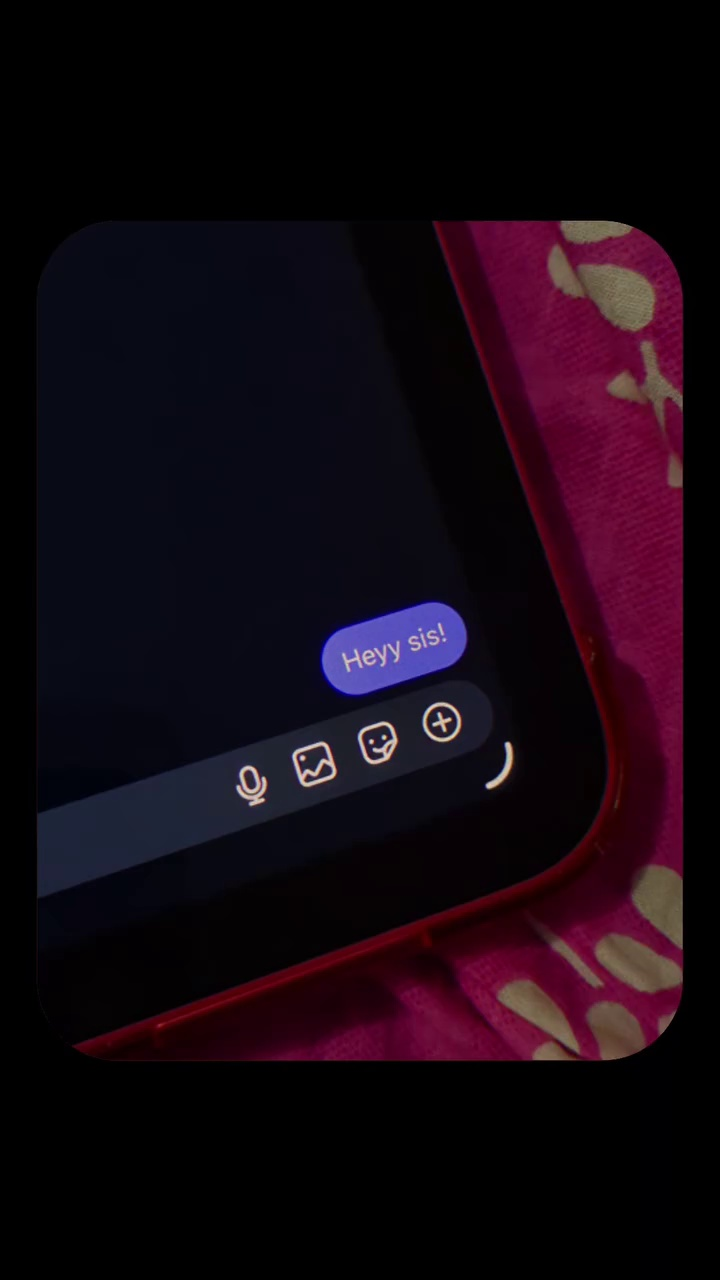
#> input picture detailed_analysis/analysis_frame_000_time_0.0s.jpg, 720 x 1280 px; its folder holds only this picture in this run
$ python comprehensive_analyzer.py
#> lines starting #> are read from the running program, lines starting #| are printed output that depends on the picture; after the words box and inside, x2 and y2 are one past the last pixel; in counts of white or black regions, pixels touching at a corner belong together
import cv2
import numpy as np
import os
from pathlib import Path

def analyze_frame_content(frame_path):
    """
    Analyze a single frame for content detection
    """
    frame = cv2.imread(frame_path)
#> frame is the input picture: shape (1280, 720, 3); mean B, G, R 16.9, 7.9, 20.4
    if frame is None:
        return None

    # Convert to different color spaces for better analysis
    gray = cv2.cvtColor(frame, cv2.COLOR_BGR2GRAY)
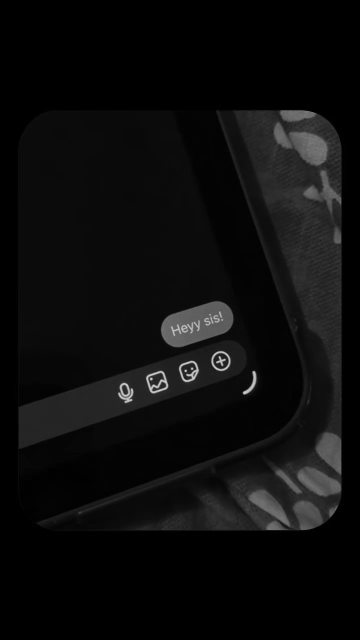
#> gray: shape (1280, 720) (shown at 1/2 size); min 0, max 216, mean 12.6
    hsv = cv2.cvtColor(frame, cv2.COLOR_BGR2HSV)
#> hsv: shape (1280, 720, 3); mean H, S, V 80.6, 106.3, 25

    # Get frame dimensions
    height, width = frame.shape[:2]

    # Detect edges
    edges = cv2.Canny(gray, 50, 150)
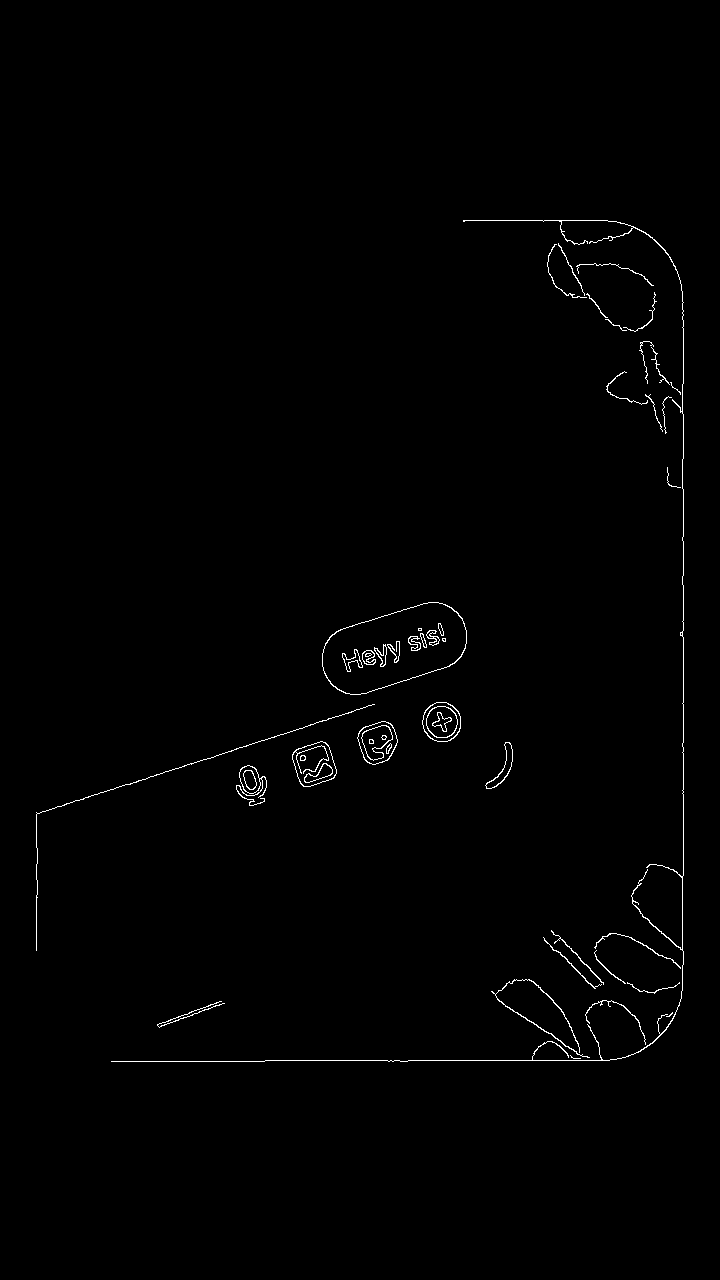
#> edges: shape (1280, 720); 0.76% white in thin lines or dots, all inside (x1, y1, x2, y2) = (36, 220, 684, 1062)

    # Detect contours
    contours, _ = cv2.findContours(edges, cv2.RETR_EXTERNAL, cv2.CHAIN_APPROX_SIMPLE)
#> contours = 31 contours, 15 with area under 20; largest, box (x1, y1, x2, y2) and area: (322, 602, 467, 695) 9096, (292, 741, 337, 787) 1441, (357, 721, 398, 765) 1260, (422, 702, 461, 742) 1194, (236, 765, 267, 806) 468

    # Analyze color distribution
    mean_color = np.mean(frame, axis=(0, 1))
#> mean_color = [16.91, 7.88, 20.41]
    dominant_colors = get_dominant_colors(frame)

    # Detect text regions (simple approach)
    text_regions = detect_text_regions(gray)

    # Detect rectangular shapes (potential UI elements)
    rectangles = detect_rectangles(contours)

    return {
        'dimensions': (width, height),
        'mean_color': mean_color,
        'dominant_colors': dominant_colors,
        'contour_count': len(contours),
        'text_regions': text_regions,
        'rectangles': rectangles,
        'edge_density': np.sum(edges > 0) / (width * height)
    }

def get_dominant_colors(frame, k=5):
    """
    Get dominant colors in the frame
    """
#> called with k = 5
    data = frame.reshape((-1, 3))
    data = np.float32(data)

    criteria = (cv2.TERM_CRITERIA_EPS + cv2.TERM_CRITERIA_MAX_ITER, 20, 1.0)
    _, labels, centers = cv2.kmeans(data, k, None, criteria, 10, cv2.KMEANS_RANDOM_CENTERS)
#> centers = [[6.99, 3.06, 3.92], [48.63, 8.02, 99.05], [73.51, 86.32, 110.1], [183.9, 107.6, 117.7], [30.24, 14.15, 42.18]]

    centers = np.uint8(centers)
#> centers = [[6, 3, 3], [48, 8, 99], [73, 86, 110], [183, 107, 117], [30, 14, 42]]
#> in analyze_frame_content, `dominant_colors = get_dominant_colors(frame)`: dominant_colors has the same summary as centers in get_dominant_colors
    return centers

def detect_text_regions(gray):
    """
    Simple text region detection
    """
    # Use morphological operations to detect text-like regions
    kernel = cv2.getStructuringElement(cv2.MORPH_RECT, (3, 3))
    dilated = cv2.dilate(gray, kernel, iterations=1)

    # Find contours that might be text
    contours, _ = cv2.findContours(dilated, cv2.RETR_EXTERNAL, cv2.CHAIN_APPROX_SIMPLE)
#> contours = 11 contours, 6 with area under 20; largest, box (x1, y1, x2, y2) and area: (27, 206, 697, 1073) 554048, (415, 1069, 433, 1073) 50, (301, 1068, 319, 1072) 34, (267, 1069, 277, 1073) 22, (249, 1069, 257, 1073) 20

    text_regions = []
    for contour in contours:
        x, y, w, h = cv2.boundingRect(contour)
        aspect_ratio = w / h
        area = cv2.contourArea(contour)

        # Text-like characteristics
        if 0.1 < aspect_ratio < 10 and area > 100:
            text_regions.append((x, y, w, h))
#> this loop made 11 passes
#> (x, y, w, h, aspect_ratio, area) on passes 3, 4, 5, 7, 11: (415, 1069, 18, 4, 4.5, 50.5), (267, 1069, 10, 4, 2.5, 22.5), (249, 1069, 8, 4, 2, 20.5), (301, 1068, 18, 4, 4.5, 34), (27, 206, 670, 867, 0.773, 554047.5)
#> after the loop, text_regions = [(27, 206, 670, 867)]

    return text_regions

def detect_rectangles(contours):
    """
    Detect rectangular shapes (potential UI elements)
    """
    rectangles = []
    for contour in contours:
        epsilon = 0.02 * cv2.arcLength(contour, True)
        approx = cv2.approxPolyDP(contour, epsilon, True)

        if len(approx) == 4:
            x, y, w, h = cv2.boundingRect(contour)
            area = cv2.contourArea(contour)
            if area > 500:  # Filter small rectangles
                rectangles.append((x, y, w, h))
#> this loop made 31 passes
#> (epsilon, approx, x, y, w, h, area) on passes 8, 15: (3.46, [[543, 937], [594, 988], [601, 984], [594, 987]], 543, 937, 59, 52, 39.5), (20.94, [[374, 704], [36, 812], [36, 950], [37, 813]], 36, 704, 339, 247, 20)
#> after the loop, rectangles = []

    return rectangles

def analyze_all_frames():
    """
    Analyze all extracted frames
    """
    detailed_frames_dir = "detailed_analysis"
    analysis_results = []

    # Get all frame files
    frame_files = [f for f in os.listdir(detailed_frames_dir) if f.endswith('.jpg')]
    frame_files.sort()

    print("=== COMPREHENSIVE FRAME ANALYSIS ===")
    print(f"Analyzing {len(frame_files)} frames...")
    print("=" * 50)

    for i, frame_file in enumerate(frame_files):
        frame_path = os.path.join(detailed_frames_dir, frame_file)

        # Extract timestamp from filename
        if 'time_' in frame_file:
            timestamp_str = frame_file.split('time_')[1].split('s.jpg')[0]
            timestamp = float(timestamp_str)
        else:
            timestamp = i * 0.5

        # Analyze frame
        analysis = analyze_frame_content(frame_path)
#> analysis = 7 items

        if analysis:
            analysis_results.append({
                'filename': frame_file,
                'timestamp': timestamp,
                'analysis': analysis
            })

            # Print significant changes
            if i > 0:
                prev_analysis = analysis_results[-2]['analysis']
                current_analysis = analysis

                # Check for significant changes
                color_change = np.linalg.norm(current_analysis['mean_color'] - prev_analysis['mean_color'])
                contour_change = abs(current_analysis['contour_count'] - prev_analysis['contour_count'])
                edge_change = abs(current_analysis['edge_density'] - prev_analysis['edge_density'])

                if color_change > 30 or contour_change > 10 or edge_change > 0.1:
                    print(f">>> SIGNIFICANT CHANGE at {timestamp:.1f}s:")
                    print(f"   File: {frame_file}")
                    print(f"   Color change: {color_change:.1f}")
                    print(f"   Contour change: {contour_change}")
                    print(f"   Edge density change: {edge_change:.3f}")
                    print(f"   Dominant colors: {current_analysis['dominant_colors'].tolist()}")
                    print(f"   Text regions: {len(current_analysis['text_regions'])}")
                    print(f"   Rectangles: {len(current_analysis['rectangles'])}")
                    print("-" * 40)

    # Generate comprehensive report
    generate_comprehensive_report(analysis_results)

    return analysis_results

def generate_comprehensive_report(analysis_results):
    """
    Generate a comprehensive analysis report
    """
    report_path = "comprehensive_analysis_report.txt"

    with open(report_path, 'w', encoding='utf-8') as f:
        f.write("=== COMPREHENSIVE VIDEO ANALYSIS REPORT ===\n\n")
        f.write(f"Total Frames Analyzed: {len(analysis_results)}\n")
        f.write(f"Video Duration: {analysis_results[-1]['timestamp']:.1f} seconds\n\n")

        f.write("FRAME-BY-FRAME ANALYSIS:\n")
        f.write("=" * 50 + "\n\n")

        for result in analysis_results:
            f.write(f"Frame: {result['filename']}\n")
            f.write(f"Time: {result['timestamp']:.1f}s\n")

            analysis = result['analysis']
            f.write(f"Dimensions: {analysis['dimensions']}\n")
            f.write(f"Mean Color (BGR): {analysis['mean_color']}\n")
            f.write(f"Dominant Colors: {analysis['dominant_colors'].tolist()}\n")
            f.write(f"Contours: {analysis['contour_count']}\n")
            f.write(f"Text Regions: {len(analysis['text_regions'])}\n")
            f.write(f"Rectangles: {len(analysis['rectangles'])}\n")
            f.write(f"Edge Density: {analysis['edge_density']:.3f}\n")
            f.write("-" * 30 + "\n\n")
#> this loop made 1 pass

        # Identify potential webpage transitions
        f.write("POTENTIAL WEBPAGE TRANSITIONS:\n")
        f.write("=" * 40 + "\n")

        transitions = []
        for i in range(1, len(analysis_results)):
            prev = analysis_results[i-1]['analysis']
            curr = analysis_results[i]['analysis']

            color_change = np.linalg.norm(curr['mean_color'] - prev['mean_color'])
            contour_change = abs(curr['contour_count'] - prev['contour_count'])
            edge_change = abs(curr['edge_density'] - prev['edge_density'])

            if color_change > 30 or contour_change > 10 or edge_change > 0.1:
                transitions.append({
                    'timestamp': analysis_results[i]['timestamp'],
                    'filename': analysis_results[i]['filename'],
                    'color_change': color_change,
                    'contour_change': contour_change,
                    'edge_change': edge_change
                })
#> this loop made 0 passes
#> after the loop, transitions = []

        for transition in transitions:
            f.write(f"Transition at {transition['timestamp']:.1f}s:\n")
            f.write(f"  File: {transition['filename']}\n")
            f.write(f"  Color change: {transition['color_change']:.1f}\n")
            f.write(f"  Contour change: {transition['contour_change']}\n")
            f.write(f"  Edge change: {transition['edge_change']:.3f}\n")
            f.write("-" * 30 + "\n")

        f.write(f"\nTotal Transitions Detected: {len(transitions)}\n")
        f.write("\nRECOMMENDATIONS:\n")
        f.write("=" * 20 + "\n")
        f.write("1. Check frames with significant changes for QR code scans\n")
        f.write("2. Look for webpage content in transition frames\n")
        f.write("3. Analyze frames with high text region counts\n")
        f.write("4. Examine frames with multiple rectangles (UI elements)\n")

    print(f"\nComprehensive report saved to: {report_path}")

if __name__ == "__main__":
    print("Starting comprehensive frame analysis...")
    results = analyze_all_frames()
#> results = 1 item
    print(f"\nAnalysis complete! Check 'comprehensive_analysis_report.txt' for detailed results.")

$ run again, on detailed_analysis/analysis_frame_120_time_4.0s.jpg
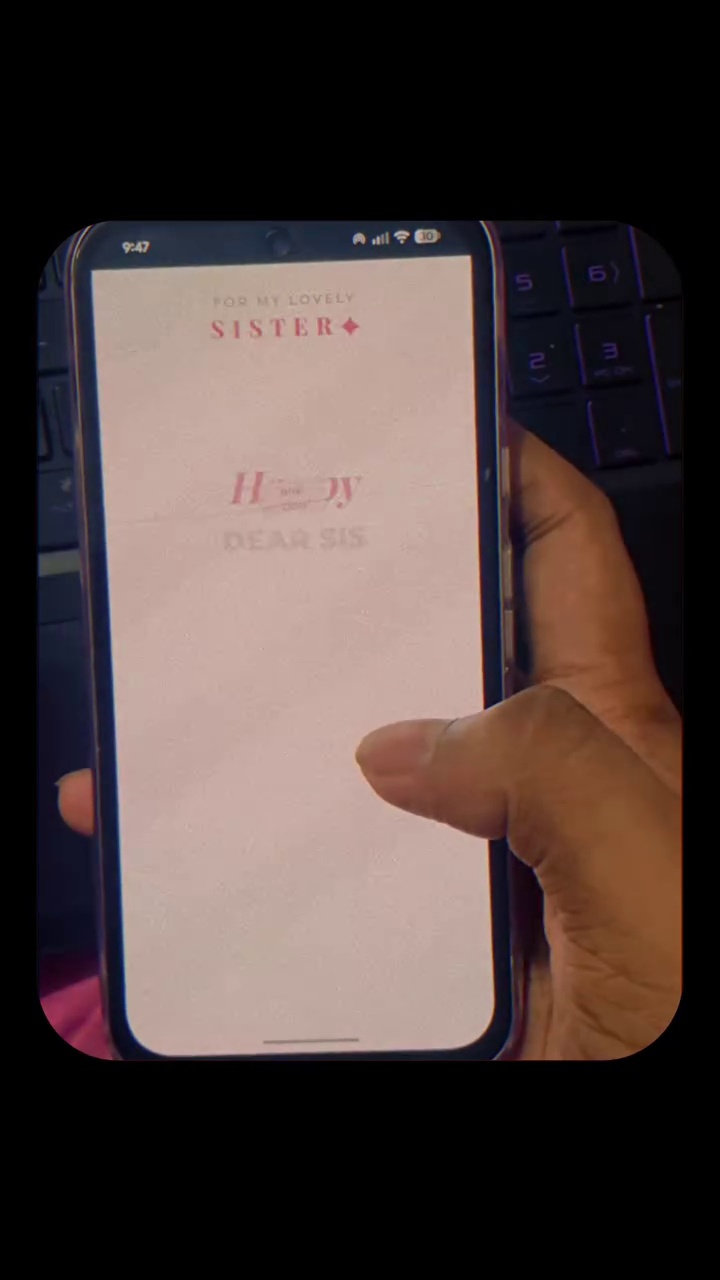
#> input picture detailed_analysis/analysis_frame_120_time_4.0s.jpg, 720 x 1280 px
#> in analyze_frame_content, frame is the input picture: shape (1280, 720, 3); mean B, G, R 61.1, 63.6, 78
#> in analyze_frame_content, `gray = cv2.cvtColor(frame, cv2.COLOR_BGR2GRAY)`:
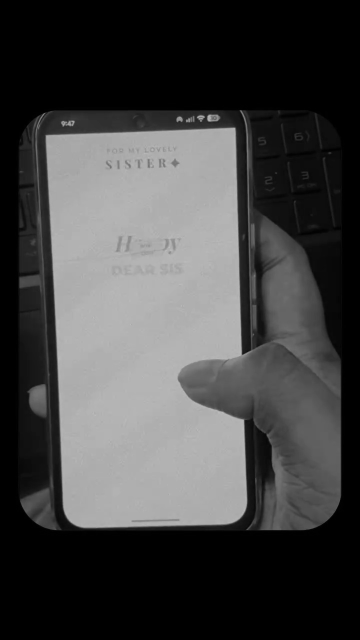
#> gray: shape (1280, 720) (shown at 1/2 size); min 0, max 191, mean 67.7
#> hsv: shape (1280, 720, 3); mean H, S, V 26.5, 55.6, 80.4
#> in analyze_frame_content, `edges = cv2.Canny(gray, 50, 150)`:
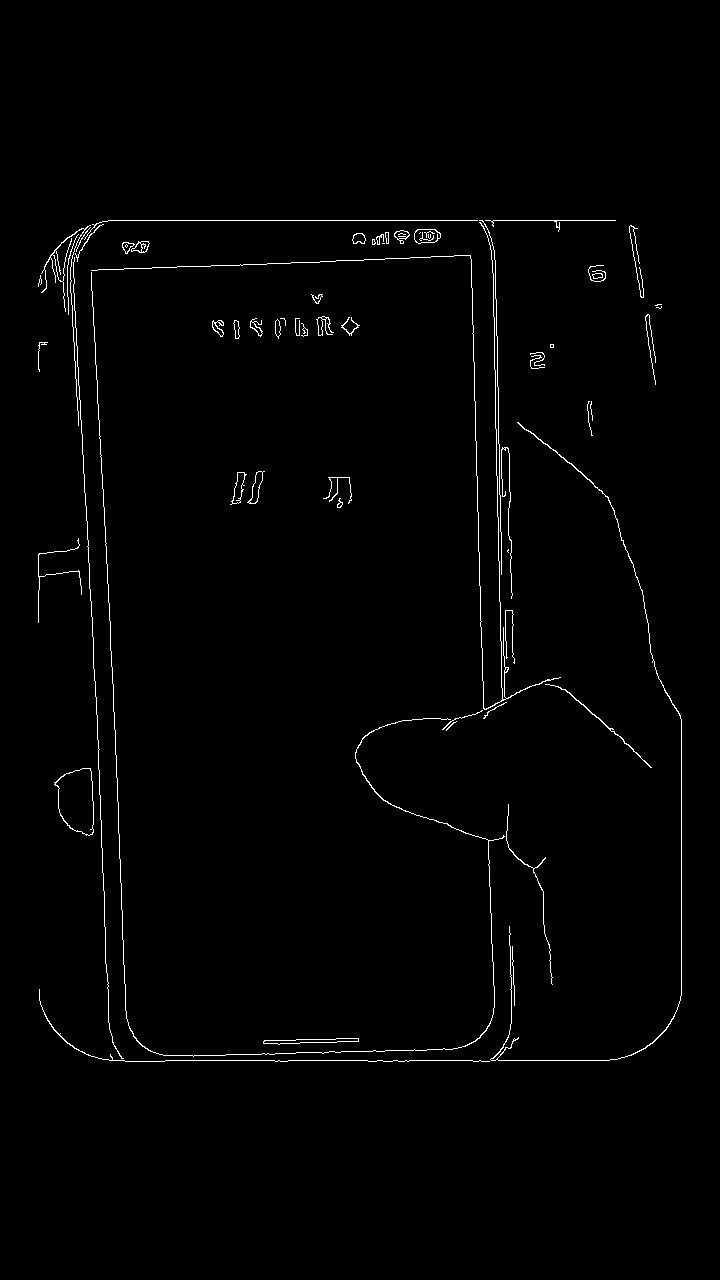
#> edges: shape (1280, 720); 1.2% white in thin lines or dots, all inside (x1, y1, x2, y2) = (38, 220, 682, 1062)
#> in analyze_frame_content, `contours, _ = cv2.findContours(edges, cv2.RETR_EXTERNAL, cv2.CHAIN_APP..`: contours = 60 contours, 34 with area under 20; largest, box (x1, y1, x2, y2) and area: (54, 768, 94, 836) 1948, (414, 229, 441, 244) 306, (263, 1038, 359, 1045) 292, (230, 472, 247, 505) 218, (247, 471, 265, 504) 208
#> mean_color = [61.11, 63.65, 77.97]
#> in get_dominant_colors, `_, labels, centers = cv2.kmeans(data, k, None, criteria, 10, cv2.KMEAN..`: centers = [[0.429, 0.221, 0.393], [51.24, 73.25, 122.1], [159.5, 167.7, 194.4], [31.1, 16.49, 19.39], [58.51, 41.22, 45.69]]
#> in get_dominant_colors, `centers = np.uint8(centers)`: centers = [[0, 0, 0], [51, 73, 122], [159, 167, 194], [31, 16, 19], [58, 41, 45]]
#> dominant_colors has the same summary as centers in get_dominant_colors
#> in detect_text_regions, `contours, _ = cv2.findContours(dilated, cv2.RETR_EXTERNAL, cv2.CHAIN_A..`: contours = 8 contours, 3 with area under 20; largest, box (x1, y1, x2, y2) and area: (28, 207, 693, 1074) 555402, (447, 1069, 465, 1073) 51, (335, 206, 353, 209) 34, (179, 1069, 189, 1073) 27, (151, 1069, 159, 1073) 21
#> the loop in detect_text_regions, `for contour in contours:` made 8 passes
#> (contour, x, y, w, h, aspect_ratio, area) on passes 1, 2, 3, 7: ([[447, 1069], [447, 1072], [464, 1072], [464, 1069]], 447, 1069, 18, 4, 4.5, 51), ([[179, 1069], [179, 1072], [188, 1072], [188, 1069]], 179, 1069, 10, 4, 2.5, 27), ([[151, 1069], [151, 1072], [158, 1072], [158, 1069]], 151, 1069, 8, 4, 2, 21), ([[335, 206], [335, 208], [352, 208], [352, 206]], 335, 206, 18, 3, 6, 34)
#> after the loop in detect_text_regions, `for contour in contours:`: text_regions = [(28, 207, 665, 867)]
#> the loop in detect_rectangles, `for contour in contours:` made 60 passes
#> (epsilon, approx, x, y, w, h, area) on passes 2, 9, 50: (20.36, [[39, 989], [102, 1059], [489, 1061], [102, 1059]], 39, 989, 451, 73, 36.5), (5.87, [[545, 684], [568, 692], [651, 767], [569, 692]], 545, 684, 107, 84, 72), (0.548, [[385, 232], [386, 243], [388, 243], [388, 232]], 385, 232, 4, 12, 27.5)
#> after the loop in detect_rectangles, `for contour in contours:`: rectangles = []
#> in analyze_all_frames, `analysis = analyze_frame_content(frame_path)`: analysis = 7 items
#> the loop in generate_comprehensive_report, `for result in analysis_results:` made 1 pass
#> after the loop in generate_comprehensive_report, `for i in range(1, len(analysis_results)):`: transitions = []
#> results = 1 item
